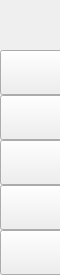
        <widget class="QFrame" name="leftMenuBg">
         <property name="minimumSize">
          <size>
           <width>60</width>
           <height>0</height>
          </size>
         </property>
         <property name="maximumSize">
          <size>
           <width>60</width>
           <height>16777215</height>
          </size>
         </property>
         <property name="frameShape">
          <enum>QFrame::NoFrame</enum>
         </property>
         <property name="frameShadow">
          <enum>QFrame::Raised</enum>
         </property>
         <layout class="QVBoxLayout" name="verticalLayout_3">
          <property name="spacing">
           <number>0</number>
          </property>
          <property name="leftMargin">
           <number>0</number>
          </property>
          <property name="topMargin">
           <number>0</number>
          </property>
          <property name="rightMargin">
           <number>0</number>
          </property>
          <property name="bottomMargin">
           <number>0</number>
          </property>
          <item>
           <widget class="QFrame" name="topLogoInfo">
            <property name="minimumSize">
             <size>
              <width>0</width>
              <height>50</height>
             </size>
            </property>
            <property name="maximumSize">
             <size>
              <width>16777215</width>
              <height>50</height>
             </size>
            </property>
            <property name="frameShape">
             <enum>QFrame::NoFrame</enum>
            </property>
            <property name="frameShadow">
             <enum>QFrame::Raised</enum>
            </property>
            <widget class="QFrame" name="topLogo">
             <property name="geometry">
              <rect>
               <x>10</x>
               <y>5</y>
               <width>42</width>
               <height>42</height>
              </rect>
             </property>
             <property name="minimumSize">
              <size>
               <width>42</width>
               <height>42</height>
              </size>
             </property>
             <property name="maximumSize">
              <size>
               <width>42</width>
               <height>42</height>
              </size>
             </property>
             <property name="frameShape">
              <enum>QFrame::NoFrame</enum>
             </property>
             <property name="frameShadow">
              <enum>QFrame::Raised</enum>
             </property>
            </widget>
            <widget class="QLabel" name="titleLeftDescription">
             <property name="geometry">
              <rect>
               <x>60</x>
               <y>27</y>
               <width>160</width>
               <height>16</height>
              </rect>
             </property>
             <property name="maximumSize">
              <size>
               <width>16777215</width>
               <height>16</height>
              </size>
             </property>
             <property name="font">
              <font>
               <family>Segoe UI</family>
               <pointsize>8</pointsize>
               <italic>false</italic>
               <bold>false</bold>
              </font>
             </property>
             <property name="text">
              <string>Modern Nice GUI</string>
             </property>
             <property name="alignment">
              <set>Qt::AlignLeading|Qt::AlignLeft|Qt::AlignTop</set>
             </property>
            </widget>
            <widget class="QLabel" name="titleLeftApp">
             <property name="geometry">
              <rect>
               <x>60</x>
               <y>5</y>
               <width>101</width>
               <height>21</height>
              </rect>
             </property>
             <property name="font">
              <font>
               <family>Segoe UI Semibold</family>
               <pointsize>12</pointsize>
               <italic>false</italic>
               <bold>false</bold>
              </font>
             </property>
             <property name="text">
              <string>TikTok小工具</string>
             </property>
            </widget>
           </widget>
          </item>
          <item>
           <widget class="QFrame" name="leftMenuFrame">
            <property name="minimumSize">
             <size>
              <width>400</width>
              <height>0</height>
             </size>
            </property>
            <property name="styleSheet">
             <string notr="true">font: 12pt &quot;Microsoft YaHei UI&quot;;</string>
            </property>
            <property name="frameShape">
             <enum>QFrame::NoFrame</enum>
            </property>
            <property name="frameShadow">
             <enum>QFrame::Raised</enum>
            </property>
            <layout class="QVBoxLayout" name="verticalMenuLayout">
             <property name="spacing">
              <number>0</number>
             </property>
             <property name="leftMargin">
              <number>0</number>
             </property>
             <property name="topMargin">
              <number>0</number>
             </property>
             <property name="rightMargin">
              <number>0</number>
             </property>
             <property name="bottomMargin">
              <number>0</number>
             </property>
             <item>
              <widget class="QFrame" name="toggleBox">
               <property name="maximumSize">
                <size>
                 <width>16777215</width>
                 <height>45</height>
                </size>
               </property>
               <property name="frameShape">
                <enum>QFrame::NoFrame</enum>
               </property>
               <property name="frameShadow">
                <enum>QFrame::Raised</enum>
               </property>
               <layout class="QVBoxLayout" name="verticalLayout_4">
                <property name="spacing">
                 <number>0</number>
                </property>
                <property name="leftMargin">
                 <number>0</number>
                </property>
                <property name="topMargin">
                 <number>0</number>
                </property>
                <property name="rightMargin">
                 <number>0</number>
                </property>
                <property name="bottomMargin">
                 <number>0</number>
                </property>
                <item>
                 <widget class="QPushButton" name="btn_menu">
                  <property name="sizePolicy">
                   <sizepolicy hsizetype="Expanding" vsizetype="Fixed">
                    <horstretch>0</horstretch>
                    <verstretch>0</verstretch>
                   </sizepolicy>
                  </property>
                  <property name="minimumSize">
                   <size>
                    <width>0</width>
                    <height>45</height>
                   </size>
                  </property>
                  <property name="font">
                   <font>
                    <family>Microsoft YaHei UI</family>
                    <pointsize>12</pointsize>
                    <italic>false</italic>
                    <bold>false</bold>
                   </font>
                  </property>
                  <property name="cursor">
                   <cursorShape>PointingHandCursor</cursorShape>
                  </property>
                  <property name="layoutDirection">
                   <enum>Qt::LeftToRight</enum>
                  </property>
                  <property name="styleSheet">
                   <string notr="true">background-image: url(:/icons/images/icons/icon_menu.png);</string>
                  </property>
                  <property name="text">
                   <string>隐藏</string>
                  </property>
                 </widget>
                </item>
               </layout>
              </widget>
             </item>
             <item alignment="Qt::AlignTop">
              <widget class="QFrame" name="topMenu">
               <property name="minimumSize">
                <size>
                 <width>0</width>
                 <height>0</height>
                </size>
               </property>
               <property name="frameShape">
                <enum>QFrame::NoFrame</enum>
               </property>
               <property name="frameShadow">
                <enum>QFrame::Raised</enum>
               </property>
               <layout class="QVBoxLayout" name="verticalLayout_8">
                <property name="spacing">
                 <number>0</number>
                </property>
                <property name="leftMargin">
                 <number>0</number>
                </property>
                <property name="topMargin">
                 <number>0</number>
                </property>
                <property name="rightMargin">
                 <number>0</number>
                </property>
                <property name="bottomMargin">
                 <number>0</number>
                </property>
                <item>
                 <widget class="QPushButton" name="btn_home">
                  <property name="sizePolicy">
                   <sizepolicy hsizetype="Expanding" vsizetype="Fixed">
                    <horstretch>0</horstretch>
                    <verstretch>0</verstretch>
                   </sizepolicy>
                  </property>
                  <property name="minimumSize">
                   <size>
                    <width>0</width>
                    <height>45</height>
                   </size>
                  </property>
                  <property name="font">
                   <font>
                    <family>Microsoft YaHei UI</family>
                    <pointsize>12</pointsize>
                    <italic>false</italic>
                    <bold>false</bold>
                   </font>
                  </property>
                  <property name="cursor">
                   <cursorShape>PointingHandCursor</cursorShape>
                  </property>
                  <property name="layoutDirection">
                   <enum>Qt::LeftToRight</enum>
                  </property>
                  <property name="styleSheet">
                   <string notr="true">background-image: url(:/icons/images/icons/cil-home.png);</string>
                  </property>
                  <property name="text">
                   <string>主目录</string>
                  </property>
                 </widget>
                </item>
                <item>
                 <widget class="QPushButton" name="btn_run">
                  <property name="sizePolicy">
                   <sizepolicy hsizetype="Expanding" vsizetype="Fixed">
                    <horstretch>0</horstretch>
                    <verstretch>0</verstretch>
                   </sizepolicy>
                  </property>
                  <property name="minimumSize">
                   <size>
                    <width>0</width>
                    <height>45</height>
                   </size>
                  </property>
                  <property name="font">
                   <font>
                    <family>Microsoft YaHei UI</family>
                    <pointsize>12</pointsize>
                    <italic>false</italic>
                    <bold>false</bold>
                   </font>
                  </property>
                  <property name="cursor">
                   <cursorShape>PointingHandCursor</cursorShape>
                  </property>
                  <property name="layoutDirection">
                   <enum>Qt::LeftToRight</enum>
                  </property>
                  <property name="styleSheet">
                   <string notr="true">background-image: url(:/icons/images/icons/cil-settings.png);</string>
                  </property>
                  <property name="text">
                   <string>设置界面</string>
                  </property>
                 </widget>
                </item>
                <item>
                 <widget class="QPushButton" name="btn_result">
                  <property name="sizePolicy">
                   <sizepolicy hsizetype="Expanding" vsizetype="Fixed">
                    <horstretch>0</horstretch>
                    <verstretch>0</verstretch>
                   </sizepolicy>
                  </property>
                  <property name="minimumSize">
                   <size>
                    <width>0</width>
                    <height>45</height>
                   </size>
                  </property>
                  <property name="font">
                   <font>
                    <family>Microsoft YaHei UI</family>
                    <pointsize>12</pointsize>
                    <italic>false</italic>
                    <bold>false</bold>
                   </font>
                  </property>
                  <property name="cursor">
                   <cursorShape>PointingHandCursor</cursorShape>
                  </property>
                  <property name="layoutDirection">
                   <enum>Qt::LeftToRight</enum>
                  </property>
                  <property name="styleSheet">
                   <string notr="true">background-image: url(:/icons/images/icons/cil-data-transfer-down.png);</string>
                  </property>
                  <property name="text">
                   <string>运行界面</string>
                  </property>
                 </widget>
                </item>
               </layout>
              </widget>
             </item>
             <item alignment="Qt::AlignBottom">
              <widget class="QFrame" name="bottomMenu">
               <property name="frameShape">
                <enum>QFrame::NoFrame</enum>
               </property>
               <property name="frameShadow">
                <enum>QFrame::Raised</enum>
               </property>
               <layout class="QVBoxLayout" name="verticalLayout_9">
                <property name="spacing">
                 <number>0</number>
                </property>
                <property name="leftMargin">
                 <number>0</number>
                </property>
                <property name="topMargin">
                 <number>0</number>
                </property>
                <property name="rightMargin">
                 <number>0</number>
                </property>
                <property name="bottomMargin">
                 <number>0</number>
                </property>
                <item>
                 <widget class="QPushButton" name="btn_setting">
                  <property name="sizePolicy">
                   <sizepolicy hsizetype="Expanding" vsizetype="Fixed">
                    <horstretch>0</horstretch>
                    <verstretch>0</verstretch>
                   </sizepolicy>
                  </property>
                  <property name="minimumSize">
                   <size>
                    <width>0</width>
                    <height>45</height>
                   </size>
                  </property>
                  <property name="font">
                   <font>
                    <family>Microsoft YaHei UI</family>
                    <pointsize>12</pointsize>
                    <italic>false</italic>
                    <bold>false</bold>
                   </font>
                  </property>
                  <property name="cursor">
                   <cursorShape>PointingHandCursor</cursorShape>
                  </property>
                  <property name="layoutDirection">
                   <enum>Qt::LeftToRight</enum>
                  </property>
                  <property name="styleSheet">
                   <string notr="true">background-image: url(:/icons/images/icons/icon_settings.png);</string>
                  </property>
                  <property name="text">
                   <string>设置栏</string>
                  </property>
                 </widget>
                </item>
               </layout>
              </widget>
             </item>
            </layout>
           </widget>
          </item>
         </layout>
        </widget>
